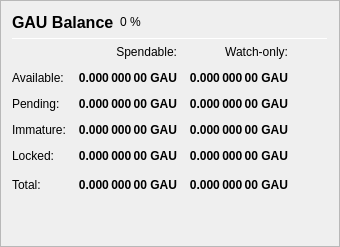
                   <widget class="QFrame" name="frame_Balances">
                    <property name="frameShape">
                     <enum>QFrame::StyledPanel</enum>
                    </property>
                    <property name="frameShadow">
                     <enum>QFrame::Raised</enum>
                    </property>
                    <layout class="QVBoxLayout" name="verticalLayout_4">
                     <item>
                      <layout class="QHBoxLayout" name="horizontalLayout_4">
                       <item>
                        <widget class="QLabel" name="label_5">
                         <property name="minimumSize">
                          <size>
                           <width>0</width>
                           <height>20</height>
                          </size>
                         </property>
                         <property name="font">
                          <font>
                           <pointsize>12</pointsize>
                           <weight>75</weight>
                           <bold>true</bold>
                          </font>
                         </property>
                         <property name="text">
                          <string>GAU Balance</string>
                         </property>
                        </widget>
                       </item>
                       <item>
                        <widget class="QLabel" name="labelGAUPercent">
                         <property name="text">
                          <string notr="true">0 %</string>
                         </property>
                        </widget>
                       </item>
                       <item>
                        <spacer name="horizontalSpacer_3">
                         <property name="orientation">
                          <enum>Qt::Horizontal</enum>
                         </property>
                         <property name="sizeHint" stdset="0">
                          <size>
                           <width>40</width>
                           <height>20</height>
                          </size>
                         </property>
                        </spacer>
                       </item>
                      </layout>
                     </item>
                     <item>
                      <widget class="Line" name="line_Balance">
                       <property name="minimumSize">
                        <size>
                         <width>0</width>
                         <height>1</height>
                        </size>
                       </property>
                       <property name="maximumSize">
                        <size>
                         <width>16777215</width>
                         <height>1</height>
                        </size>
                       </property>
                       <property name="orientation">
                        <enum>Qt::Horizontal</enum>
                       </property>
                      </widget>
                     </item>
                     <item>
                      <layout class="QGridLayout" name="gridLayout">
                       <property name="spacing">
                        <number>12</number>
                       </property>
                       <item row="0" column="1">
                        <widget class="QLabel" name="labelSpendable">
                         <property name="text">
                          <string>Spendable:</string>
                         </property>
                         <property name="alignment">
                          <set>Qt::AlignRight|Qt::AlignTrailing|Qt::AlignVCenter</set>
                         </property>
                        </widget>
                       </item>
                       <item row="0" column="2">
                        <widget class="QLabel" name="labelWatchonly">
                         <property name="text">
                          <string>Watch-only:</string>
                         </property>
                         <property name="alignment">
                          <set>Qt::AlignRight|Qt::AlignTrailing|Qt::AlignVCenter</set>
                         </property>
                        </widget>
                       </item>
                       <item row="1" column="0">
                        <widget class="QLabel" name="labelBalanceText">
                         <property name="text">
                          <string>Available:</string>
                         </property>
                        </widget>
                       </item>
                       <item row="1" column="1">
                        <widget class="QLabel" name="labelBalance">
                         <property name="font">
                          <font>
                           <weight>75</weight>
                           <bold>true</bold>
                          </font>
                         </property>
                         <property name="cursor">
                          <cursorShape>IBeamCursor</cursorShape>
                         </property>
                         <property name="toolTip">
                          <string>Your current spendable balance</string>
                         </property>
                         <property name="text">
                          <string notr="true">0.000 000 00 GAU</string>
                         </property>
                         <property name="alignment">
                          <set>Qt::AlignRight|Qt::AlignTrailing|Qt::AlignVCenter</set>
                         </property>
                         <property name="textInteractionFlags">
                          <set>Qt::LinksAccessibleByMouse|Qt::TextSelectableByKeyboard|Qt::TextSelectableByMouse</set>
                         </property>
                        </widget>
                       </item>
                       <item row="1" column="2">
                        <widget class="QLabel" name="labelWatchAvailable">
                         <property name="font">
                          <font>
                           <weight>75</weight>
                           <bold>true</bold>
                          </font>
                         </property>
                         <property name="cursor">
                          <cursorShape>IBeamCursor</cursorShape>
                         </property>
                         <property name="toolTip">
                          <string>Your current balance in watch-only addresses</string>
                         </property>
                         <property name="text">
                          <string notr="true">0.000 000 00 GAU</string>
                         </property>
                         <property name="alignment">
                          <set>Qt::AlignRight|Qt::AlignTrailing|Qt::AlignVCenter</set>
                         </property>
                         <property name="textInteractionFlags">
                          <set>Qt::LinksAccessibleByMouse|Qt::TextSelectableByKeyboard|Qt::TextSelectableByMouse</set>
                         </property>
                        </widget>
                       </item>
                       <item row="2" column="0">
                        <widget class="QLabel" name="labelPendingText">
                         <property name="text">
                          <string>Pending:</string>
                         </property>
                        </widget>
                       </item>
                       <item row="2" column="1">
                        <widget class="QLabel" name="labelUnconfirmed">
                         <property name="font">
                          <font>
                           <weight>75</weight>
                           <bold>true</bold>
                          </font>
                         </property>
                         <property name="cursor">
                          <cursorShape>IBeamCursor</cursorShape>
                         </property>
                         <property name="toolTip">
                          <string>Total of transactions that have yet to be confirmed, and do not yet count toward the spendable balance</string>
                         </property>
                         <property name="text">
                          <string notr="true">0.000 000 00 GAU</string>
                         </property>
                         <property name="alignment">
                          <set>Qt::AlignRight|Qt::AlignTrailing|Qt::AlignVCenter</set>
                         </property>
                         <property name="textInteractionFlags">
                          <set>Qt::LinksAccessibleByMouse|Qt::TextSelectableByKeyboard|Qt::TextSelectableByMouse</set>
                         </property>
                        </widget>
                       </item>
                       <item row="2" column="2">
                        <widget class="QLabel" name="labelWatchPending">
                         <property name="font">
                          <font>
                           <weight>75</weight>
                           <bold>true</bold>
                          </font>
                         </property>
                         <property name="cursor">
                          <cursorShape>IBeamCursor</cursorShape>
                         </property>
                         <property name="toolTip">
                          <string>Unconfirmed transactions to watch-only addresses</string>
                         </property>
                         <property name="text">
                          <string notr="true">0.000 000 00 GAU</string>
                         </property>
                         <property name="alignment">
                          <set>Qt::AlignRight|Qt::AlignTrailing|Qt::AlignVCenter</set>
                         </property>
                         <property name="textInteractionFlags">
                          <set>Qt::LinksAccessibleByMouse|Qt::TextSelectableByKeyboard|Qt::TextSelectableByMouse</set>
                         </property>
                        </widget>
                       </item>
                       <item row="3" column="0">
                        <widget class="QLabel" name="labelImmatureText">
                         <property name="text">
                          <string>Immature:</string>
                         </property>
                        </widget>
                       </item>
                       <item row="3" column="1">
                        <widget class="QLabel" name="labelImmature">
                         <property name="font">
                          <font>
                           <weight>75</weight>
                           <bold>true</bold>
                          </font>
                         </property>
                         <property name="cursor">
                          <cursorShape>IBeamCursor</cursorShape>
                         </property>
                         <property name="toolTip">
                          <string>Staked or masternode rewards that has not yet matured</string>
                         </property>
                         <property name="text">
                          <string notr="true">0.000 000 00 GAU</string>
                         </property>
                         <property name="alignment">
                          <set>Qt::AlignRight|Qt::AlignTrailing|Qt::AlignVCenter</set>
                         </property>
                         <property name="textInteractionFlags">
                          <set>Qt::LinksAccessibleByMouse|Qt::TextSelectableByKeyboard|Qt::TextSelectableByMouse</set>
                         </property>
                        </widget>
                       </item>
                       <item row="3" column="2">
                        <widget class="QLabel" name="labelWatchImmature">
                         <property name="font">
                          <font>
                           <weight>75</weight>
                           <bold>true</bold>
                          </font>
                         </property>
                         <property name="cursor">
                          <cursorShape>IBeamCursor</cursorShape>
                         </property>
                         <property name="toolTip">
                          <string>Staked or masternode rewards in watch-only addresses that has not yet matured</string>
                         </property>
                         <property name="text">
                          <string notr="true">0.000 000 00 GAU</string>
                         </property>
                         <property name="alignment">
                          <set>Qt::AlignRight|Qt::AlignTrailing|Qt::AlignVCenter</set>
                         </property>
                         <property name="textInteractionFlags">
                          <set>Qt::LinksAccessibleByMouse|Qt::TextSelectableByKeyboard|Qt::TextSelectableByMouse</set>
                         </property>
                        </widget>
                       </item>
                       <item row="4" column="0">
                        <widget class="QLabel" name="labelLockedBalanceText">
                         <property name="toolTip">
                          <string>Locked GAU or Masternode collaterals. These are excluded from zGAU minting.</string>
                         </property>
                         <property name="text">
                          <string>Locked:</string>
                         </property>
                        </widget>
                       </item>
                       <item row="4" column="1">
                        <widget class="QLabel" name="labelLockedBalance">
                         <property name="font">
                          <font>
                           <weight>75</weight>
                           <bold>true</bold>
                          </font>
                         </property>
                         <property name="cursor">
                          <cursorShape>IBeamCursor</cursorShape>
                         </property>
                         <property name="toolTip">
                          <string>Locked GAU or Masternode collaterals. These are excluded from zGAU minting.</string>
                         </property>
                         <property name="text">
                          <string notr="true">0.000 000 00 GAU</string>
                         </property>
                         <property name="alignment">
                          <set>Qt::AlignRight|Qt::AlignTrailing|Qt::AlignVCenter</set>
                         </property>
                         <property name="textInteractionFlags">
                          <set>Qt::LinksAccessibleByMouse|Qt::TextSelectableByKeyboard|Qt::TextSelectableByMouse</set>
                         </property>
                        </widget>
                       </item>
                       <item row="4" column="2">
                        <widget class="QLabel" name="labelWatchLocked">
                         <property name="font">
                          <font>
                           <weight>75</weight>
                           <bold>true</bold>
                          </font>
                         </property>
                         <property name="cursor">
                          <cursorShape>IBeamCursor</cursorShape>
                         </property>
                         <property name="toolTip">
                          <string>Current locked balance in watch-only addresses</string>
                         </property>
                         <property name="text">
                          <string notr="true">0.000 000 00 GAU</string>
                         </property>
                         <property name="alignment">
                          <set>Qt::AlignRight|Qt::AlignTrailing|Qt::AlignVCenter</set>
                         </property>
                         <property name="textInteractionFlags">
                          <set>Qt::LinksAccessibleByMouse|Qt::TextSelectableByKeyboard|Qt::TextSelectableByMouse</set>
                         </property>
                        </widget>
                       </item>
                       <item row="5" column="0">
                        <widget class="QLabel" name="labelTotalText">
                         <property name="toolTip">
                          <string>Your current Gauntlet balance, unconfirmed and immature transactions included</string>
                         </property>
                         <property name="text">
                          <string>Total:</string>
                         </property>
                        </widget>
                       </item>
                       <item row="5" column="1">
                        <widget class="QLabel" name="labelTotal">
                         <property name="font">
                          <font>
                           <weight>75</weight>
                           <bold>true</bold>
                          </font>
                         </property>
                         <property name="cursor">
                          <cursorShape>IBeamCursor</cursorShape>
                         </property>
                         <property name="toolTip">
                          <string>Your current Gauntlet balance, unconfirmed and immature transactions included</string>
                         </property>
                         <property name="text">
                          <string notr="true">0.000 000 00 GAU</string>
                         </property>
                         <property name="alignment">
                          <set>Qt::AlignRight|Qt::AlignTrailing|Qt::AlignVCenter</set>
                         </property>
                         <property name="textInteractionFlags">
                          <set>Qt::LinksAccessibleByMouse|Qt::TextSelectableByKeyboard|Qt::TextSelectableByMouse</set>
                         </property>
                        </widget>
                       </item>
                       <item row="5" column="2">
                        <widget class="QLabel" name="labelWatchTotal">
                         <property name="font">
                          <font>
                           <weight>75</weight>
                           <bold>true</bold>
                          </font>
                         </property>
                         <property name="cursor">
                          <cursorShape>IBeamCursor</cursorShape>
                         </property>
                         <property name="toolTip">
                          <string>Current total balance in watch-only addresses</string>
                         </property>
                         <property name="text">
                          <string notr="true">0.000 000 00 GAU</string>
                         </property>
                         <property name="alignment">
                          <set>Qt::AlignRight|Qt::AlignTrailing|Qt::AlignVCenter</set>
                         </property>
                         <property name="textInteractionFlags">
                          <set>Qt::LinksAccessibleByMouse|Qt::TextSelectableByKeyboard|Qt::TextSelectableByMouse</set>
                         </property>
                        </widget>
                       </item>
                       <item row="5" column="3">
                        <spacer name="horizontalSpacer_9">
                         <property name="orientation">
                          <enum>Qt::Horizontal</enum>
                         </property>
                         <property name="sizeHint" stdset="0">
                          <size>
                           <width>40</width>
                           <height>20</height>
                          </size>
                         </property>
                        </spacer>
                       </item>
                      </layout>
                     </item>
                     <item>
                      <spacer name="verticalSpacer_3">
                       <property name="orientation">
                        <enum>Qt::Vertical</enum>
                       </property>
                       <property name="sizeHint" stdset="0">
                        <size>
                         <width>20</width>
                         <height>40</height>
                        </size>
                       </property>
                      </spacer>
                     </item>
                    </layout>
                   </widget>
